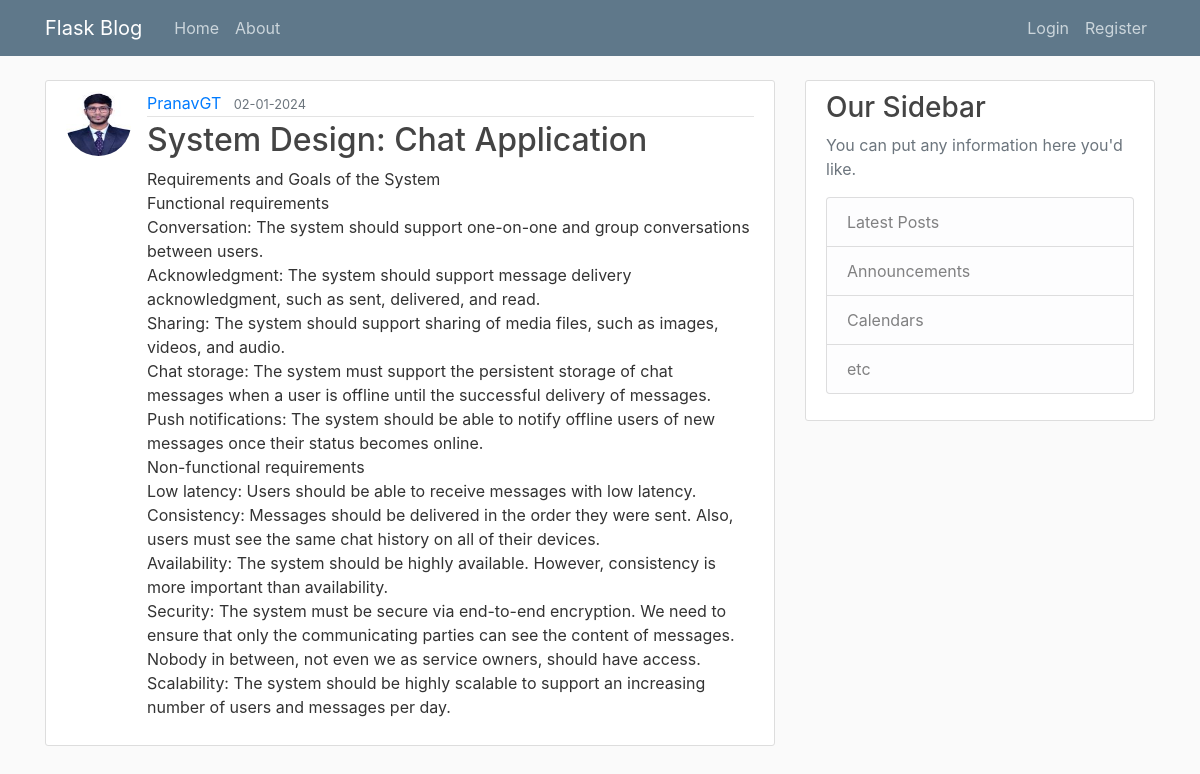
Page /post/9 on the committed database.
### flaskblog/models.py (models this page shows, shortened)
class User(db.Model, UserMixin):
    id = db.Column(db.Integer, primary_key = True)
    username = db.Column(db.String(20), unique = True, nullable = False )
    email = db.Column(db.String(120), unique = True, nullable = False )
    image_file = db.Column(db.String(20), nullable=False, default='default.jpg')
    password = db.Column(db.String(60), nullable=False)
    posts = db.relationship('Post', backref='author', lazy=True)

class Post(db.Model):
    id = db.Column(db.Integer, primary_key = True)
    title = db.Column(db.String(100), nullable=False)
    date_posted = db.Column(db.DateTime, nullable=False, default=datetime.now)
    content = db.Column(db.Text, nullable=False)
    user_id = db.Column(db.Integer, db.ForeignKey('user.id'), nullable=False )

### flaskblog/routes.py (the view)
@app.route('/post/<int:post_id>')
def post(post_id):
    post = Post.query.get_or_404(post_id)
    return render_template('post.html', title = post.title, post=post)

### flaskblog/templates/post.html (shortened to what this page needs)
{% extends "layout.html" %}
{% block content %}
<article class="media content-section">
    <img src="{{ url_for('static', filename='profile_pics/' + post.author.image_file) }}"
        class="rounded-circle article-img">
    <div class="media-body">
        <div class="article-metadata">
            <a class="mr-2" href="{{ url_for('user_posts', username=post.author.username) }}">{{ post.author.username }}</a>
            <small class="text-muted">{{ post.date_posted.strftime('%d-%m-%Y') }}</small>
        </div>
        <h2 class="article-title">{{ post.title }}</h2>
        <p class="article-content">{{ post.content }}</p>
    </div>
</article>
{% endblock content %}

### flaskblog/static/main.css (style rules this page uses)
body { background: #fafafa; color: #333333; margin-top: 5rem; }
h1, h2, h3, h4, h5, h6 { color: #444444; }
.content-section { background: #ffffff; padding: 10px 20px; border: 1px solid #dddddd; border-radius: 3px; margin-bottom: 20px; }
.article-title { color: #444444; }
.article-content { white-space: pre-line; }
.article-img { height: 65px; width: 65px; margin-right: 16px; }
.article-metadata { padding-bottom: 1px; margin-bottom: 4px; border-bottom: 1px solid #e3e3e3 }

### rows in the picture
User: image_file (picture), author.username "PranavGT"
Post: date_posted "02-01-2024", title "System Design: Chat Application", content "Requirements and Goals of the System Functional requirements Conversation: The system should support one-on-one and group conversations between users. Acknowledgment: The system should support message delivery acknowledgment, such as sent, delivered, and read. Sharing: The system should support sharing of media files, such as images, videos, and audio. Chat storage: The system must support the persistent storage of chat messages when a user is offline until the successful delivery of messages. Push notifications: The system should be able to notify offline users of new messages once their status becomes online. Non-functional requirements Low latency: Users should be able to receive…"
